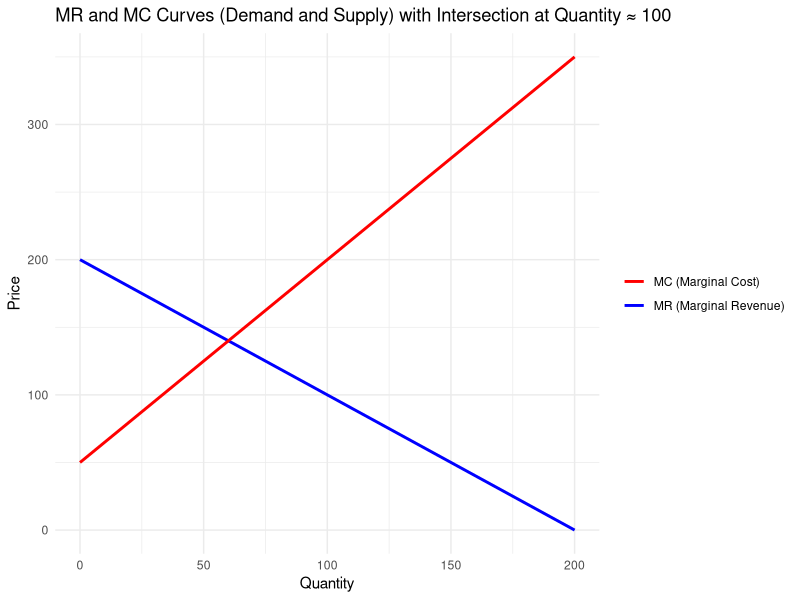

Write the R code that produced this figure.
## ---- chunk 1
knitr::opts_chunk$set(echo = TRUE, comment = NA)
## ---- chunk 2
library(knitr)
library(lpSolve)
## ---- chunk 3
# Create the main data frame
table_data <- data.frame(
  Dest1 = c(5, 3, 6, 3, 80),
  Dest2 = c(6, 5, 2, 4, 90),
  Dest3 = c(12, 10, 6, 10, 70),
  ProductionCost = c(300, 200, 250, 150, NA),
  ProductionCapacity = c(100, 75, 85, 40, NA)
)

# Assign row names for sources and demand
rownames(table_data) <- c("Plant1", "Plant2", "Plant3", "Plant4", "MonthlyDemand")

# View the final table
table_data

## ---- chunk 4
# Add Dummy Destination (Dest4)
table_data$Dest4 <- c(0, 0, 0, 0, 60)  # zero cost for all plants, demand = 60

# Reorder columns to keep a clean layout
table_data <- table_data[, c("Dest1", "Dest2", "Dest3", "Dest4", "ProductionCost", "ProductionCapacity")]

# View final table
table_data
## ---- chunk 5
library(lpSolve)
## ---- chunk 6
tc <- matrix(c(305, 306, 312, 0,
             203, 205, 210, 0,
             256, 252, 256, 0,
             153, 154, 160, 0), nrow = 4, byrow = TRUE)
## ---- chunk 7
row.signs <- rep("<=", 4)
row.rhs <- c(100, 75, 85, 40)
## ---- chunk 8
col.signs <- rep(">=", 4)
col.rhs <- c(80, 90, 70, 60)
## ---- chunk 9
# run the model 

lptrans <- lp.transport(tc, "min", row.signs, row.rhs, col.signs, col.rhs)

print(lptrans)
## ---- chunk 10
# getting the values of 16 decision variables: 

lptrans$solution
## ---- chunk 11
#Getting the value of the minimized cost 

lptrans$objval
## ---- chunk 12
library(ggplot2)
## ---- chunk 13
quantities <- seq(0, 240, by = 1)
## ---- chunk 14
MR <- function(quantity) {
# Marginal Revenue (MR) or Demand Curve
150 - 1 * quantity # Decreasing as quantity increases
}
MC <- function(quantity) {
# Marginal Cost (MC) or Supply Curve
0.5 * quantity # Increasing as quantity increases
}
## ---- chunk 15
# create data frame with quantity, MR and MC
data <- data.frame(
  quantity = quantities,
  MR = MR(quantities),
  MC = MC(quantities)
)
## ---- chunk 16
# Example data
data <- data.frame(
  Quantity = seq(0, 200, by = 10),
  MR = 200 - 1 * seq(0, 200, by = 10),  # Downward-sloping MR curve
  MC = 50 + 1.5 * seq(0, 200, by = 10)  # Upward-sloping MC curve
)
## ---- chunk 17
# Plot MR and MC curves
library(ggplot2)

ggplot(data, aes(x = Quantity)) +
  geom_line(aes(y = MR, color = "MR (Marginal Revenue)"), size = 1) +     # MR curve
  geom_line(aes(y = MC, color = "MC (Marginal Cost)"), size = 1) +        # MC curve
  labs(
    title = "MR and MC Curves (Demand and Supply) with Intersection at Quantity ≈ 100",
    x = "Quantity",
    y = "Price"
  ) +
  scale_color_manual(
    values = c("MR (Marginal Revenue)" = "blue", "MC (Marginal Cost)" = "red")
  ) +
  theme_minimal() +
  theme(legend.title = element_blank())   # Remove legend title
## ---- chunk 18
library(lpSolve)

costs <- matrix(c(305, 306, 312,
                203, 205, 210,
                256, 252, 256,
                153,154, 160), 
                nrow = 4, byrow = TRUE)
supply <- c(80,90,70,60)
demand <- c(100,75,85,40) 

m <- length(supply)
n <- length(demand)

#dual objective co efficients 
#order: u1..u2..
obj <- c(supply, demand)
## ---- chunk 19
#Constraints: u_i + v_j <= c_ij
A <- matrix(0, nrow = m*n, ncol = m+n)
row <- 1
for (i in 1:m) {
for (j in 1:n) {
A[row, i] <- 1 # u_i
A[row, m+j] <- 1 # v_j
row <- row + 1
}
}
dir <- rep("<=", m*n)
b <- as.vector(t(costs)) # costs row-wise
# Solve dual
dual <- lp(direction = "max",
objective.in = obj,
const.mat = A, const.dir = dir, const.rhs = b)

## ---- chunk 20
#results 
dual$status
## ---- chunk 21
dual$solution
## ---- chunk 22
dual$objval
